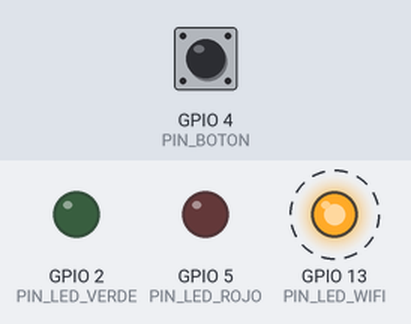
Recording of a sketch running on a simulated ESP8266 (NodeMCU). On the bench: output pins drawn as LEDs (lit = HIGH). Dashed ring = blinking. The inputs (shaded band) are chosen by the test bench; at power-on: GPIO 4 (PIN_BOTON) HIGH. WiFi joins after 1.5 s; servers stay silent unless stated; uploads are accepted with an empty reply; what the sketch prints to the serial monitor is not drawn.

Above: at 0.87 s.
1.3 s: GPIO 4 (PIN_BOTON) pulled LOW for 0.15 s
Timing chart, 0 to 4.3 s (numbered marks = the images above; inputs shaded):
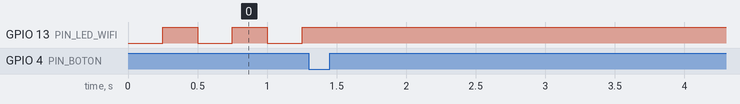

Measured:
- after the input at 1.3 s, every drawn part: stays the same
- by itself, GPIO 13 (PIN_LED_WIFI): alternates HIGH for 0.25 s and LOW for 0.25 s

The sketch:

esp8266_control.ino
```cpp
// ============================================================
//  ESP8266 Control EPP — LEDs + Botón para Sistema de EPP
//  Conexión WiFi → Flask API en servidor
// ============================================================
//  CONEXIONES:
//
//  LED Rojo (FALTA casco/chaleco):
//    Ánodo ─── GPIO5 (D1)  →  resistencia 220Ω → GND
//
//  LED Amarillo (WiFi):
//    Ánodo ─── GPIO13 (D7) →  resistencia 220Ω → GND
//
//  Pushbutton (INICIAR VERIFICACIÓN):
//    Pin 1 ─── GPIO4 (D2)
//    Pin 2 ─── GND
//    (usa pull-up interno, presionado = LOW)
//
//  LED Verde (BIENVENIDO):
//    Ánodo ─── GPIO2 (D4)  →  resistencia 220Ω → GND
//    ⚠ GPIO2 debe estar HIGH durante boot (no forzar a GND)
//
//  Alimentación:
//    ESP8266 VCC ─── 3.3V
//    ESP8266 GND ─── GND (compartido con LEDs y botón)
// ============================================================

#include <ESP8266WiFi.h>
#include <ESP8266HTTPClient.h>
#include <ArduinoJson.h>

// ── WiFi ──
const char* ssid     = "perroLobo";
const char* password = "perroloba123";

// ── Servidor Flask ──
const char* serverHost  = "192.168.100.6";
const uint16_t serverPort = 5000;

// ── Pines GPIO ──
#define PIN_LED_ROJO    5   // GPIO5  / D1  — alerta: falta EPP
#define PIN_BOTON       4   // GPIO4  / D2  — iniciar verificación
#define PIN_LED_VERDE   2   // GPIO2  / D4  — BIENVENIDO
#define PIN_LED_WIFI   13   // GPIO13 / D7  — estado WiFi

// ── Tiempos ──
const unsigned long POLL_INTERVAL   = 2000;   // consultar estado cada 2s
const unsigned long DEBOUNCE_DELAY  = 50;     // antirrebote botón
const unsigned long RECONNECT_DELAY = 3000;   // esperar entre reconexiones

// ── Variables globales ──
WiFiClient wifiClient;
HTTPClient http;

bool wifiConnected   = false;
bool lastButtonState = HIGH;
unsigned long tPoll     = 0;
unsigned long tLed      = 0;
unsigned long tButton   = 0;
bool parpadeoState = false;

// Estado actual desde el servidor
struct {
  bool   helmet_ok   = false;
  bool   vest_ok     = false;
  bool   both_ok     = false;
  bool   active      = false;
  String ver_state   = "idle";    // idle | verifying | done
  bool   ver_allowed = false;     // true solo cuando BIENVENIDO
} estado;

// ── FUNCIONES AUXILIARES ──

String getURL(const char* path) {
  return String("http://") + serverHost + ":" + serverPort + path;
}

bool consultarEstado() {
  String url = getURL("/api/esp/estado");
  http.begin(wifiClient, url);
  http.setTimeout(2000);
  int code = http.GET();
  if (code != 200) { http.end(); return false; }
  String body = http.getString();
  http.end();

  StaticJsonDocument<256> doc;
  DeserializationError err = deserializeJson(doc, body);
  if (err) return false;

  estado.helmet_ok   = doc["helmet_ok"]   | false;
  estado.vest_ok     = doc["vest_ok"]     | false;
  estado.both_ok     = doc["both_ok"]     | false;
  estado.active      = doc["active"]      | false;
  estado.ver_state   = doc["ver_state"]   | "idle";
  estado.ver_allowed = doc["ver_allowed"] | false;
  return true;
}

bool enviarVerificar() {
  String url = getURL("/api/esp/verificar");
  http.begin(wifiClient, url);
  http.setTimeout(2000);
  int code = http.POST("");
  http.end();
  return (code == 200);
}

void actualizarLEDs() {
  unsigned long now = millis();

  // ── LED WiFi (Amarillo) ──
  if (WiFi.status() == WL_CONNECTED && wifiConnected) {
    digitalWrite(PIN_LED_WIFI, HIGH);   // fijo = conectado
  } else {
    if (now - tLed >= 250) {
      tLed = now;
      parpadeoState = !parpadeoState;
      digitalWrite(PIN_LED_WIFI, parpadeoState ? HIGH : LOW);
    }
  }

  // ── LED Verde (BIENVENIDO) ──
  // Se enciende solo cuando la verificación terminó y fue exitosa
  if (estado.ver_state == "done" && estado.ver_allowed) {
    digitalWrite(PIN_LED_VERDE, HIGH);
  } else {
    digitalWrite(PIN_LED_VERDE, LOW);
  }

  // ── LED Rojo (falta EPP) ──
  // Se enciende cuando falta casco o chaleco en el feed activo
  if (wifiConnected && !estado.both_ok && estado.active) {
    digitalWrite(PIN_LED_ROJO, HIGH);
  } else {
    digitalWrite(PIN_LED_ROJO, LOW);
  }
}

void leerBoton() {
  bool actual = digitalRead(PIN_BOTON);
  if (actual == LOW && lastButtonState == HIGH && millis() - tButton > DEBOUNCE_DELAY) {
    tButton = millis();
    Serial.println("[BOTON] -> INICIAR VERIFICACION");
    if (enviarVerificar()) {
      Serial.println("[BOTON] OK");
    } else {
      Serial.println("[BOTON] FALLO");
    }
  }
  lastButtonState = actual;
}

// ── SETUP ──
void setup() {
  Serial.begin(115200);
  Serial.println();
  Serial.println("=== ESP8266 Control EPP ===");

  pinMode(PIN_LED_ROJO,  OUTPUT);
  pinMode(PIN_LED_VERDE, OUTPUT);
  pinMode(PIN_LED_WIFI,  OUTPUT);
  pinMode(PIN_BOTON,     INPUT_PULLUP);

  digitalWrite(PIN_LED_ROJO,  LOW);
  digitalWrite(PIN_LED_VERDE, LOW);
  digitalWrite(PIN_LED_WIFI,  LOW);

  WiFi.mode(WIFI_STA);
  WiFi.begin(ssid, password);
  Serial.print("Conectando WiFi...");
}

// ── LOOP ──
void loop() {
  unsigned long now = millis();

  leerBoton();
  actualizarLEDs();

  if (WiFi.status() == WL_CONNECTED) {
    if (!wifiConnected) {
      wifiConnected = true;
      Serial.println();
      Serial.print("IP: ");
      Serial.println(WiFi.localIP());
    }

    if (now - tPoll >= POLL_INTERVAL) {
      tPoll = now;
      if (consultarEstado()) {
        Serial.print("casco=");
        Serial.print(estado.helmet_ok ? "OK" : "FALTA");
        Serial.print(" chaleco=");
        Serial.print(estado.vest_ok ? "OK" : "FALTA");
        Serial.print(" ver=");
        Serial.print(estado.ver_state.c_str());
        Serial.print(" bienvenido=");
        Serial.print(estado.ver_allowed ? "SI" : "NO");
        Serial.println();
      }
    }
  } else {
    if (wifiConnected) {
      wifiConnected = false;
      Serial.println("\nWiFi PERDIDO");
    }
  }
}
```
